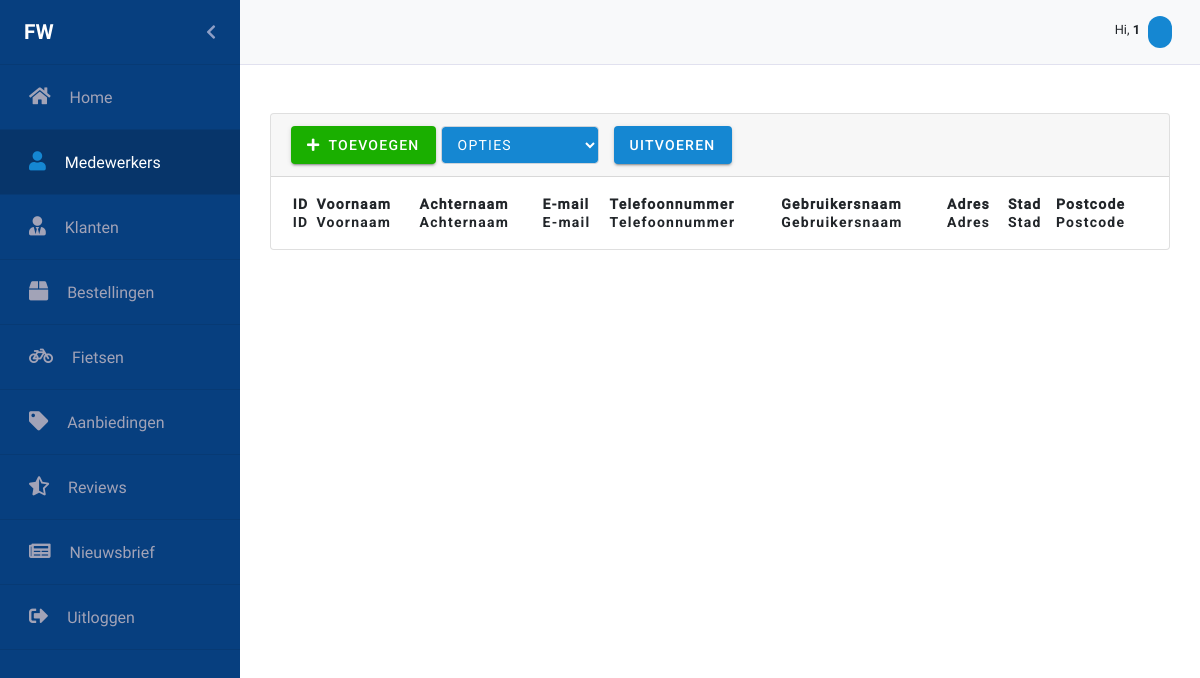
/medewerkers.php, run on an earlier commit of the app's database.
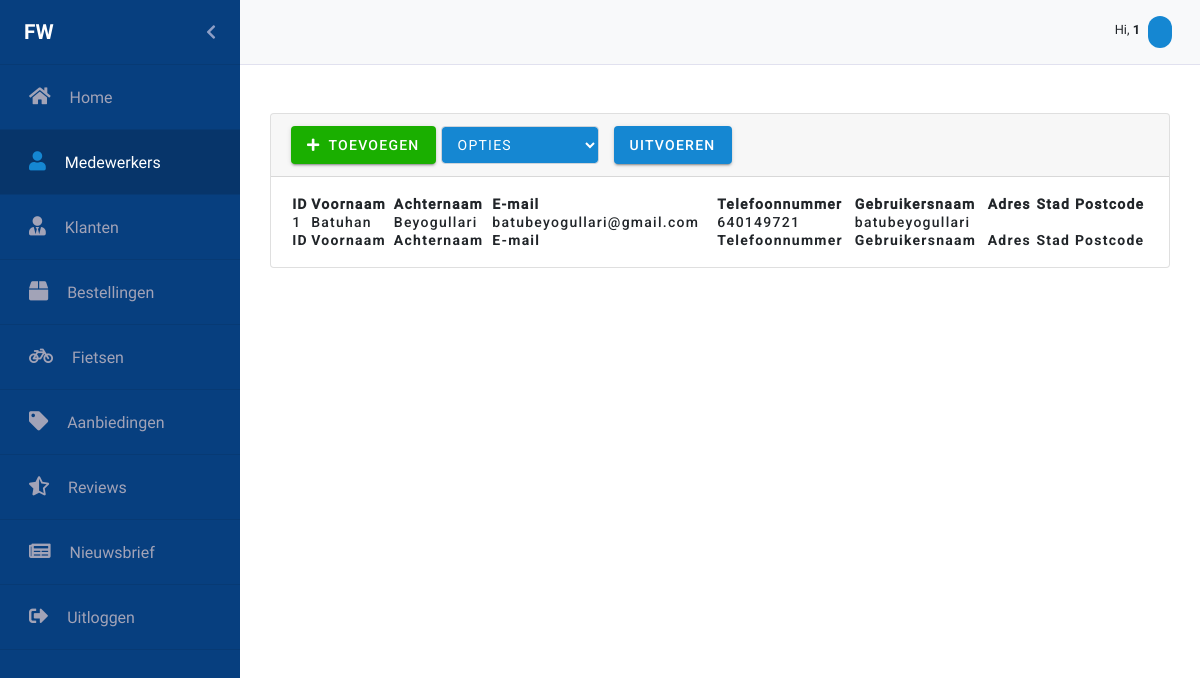
And on a later commit of the database.
### tables this page shows
CREATE TABLE `employees` (
  `id` int(11) NOT NULL,
  `username` varchar(50) NOT NULL,
  `first_name` varchar(30) NOT NULL,
  `last_name` varchar(30) NOT NULL,
  `adress` varchar(60) NOT NULL,
  `city` varchar(45) NOT NULL,
  `zip_code` varchar(6) NOT NULL,
  `email` varchar(60) NOT NULL,
  `email_verified` tinyint(1) NOT NULL,
  `phone` int(11) NOT NULL,
  `password` varchar(255) NOT NULL,
  `invite_code` varchar(40) NOT NULL,
  `register_date` datetime NOT NULL,
  `remember_me` varchar(80) NOT NULL,
  `last_login` datetime NOT NULL
);

### medewerkers.php (the view, shortened to what the changed rows need)
<?php
require_once("Controllers/dbconnect.php");
$records = $con->query("SELECT * FROM employees");
?>
<html lang="en">
<head>
    <link rel="stylesheet" href="https://stackpath.bootstrapcdn.com/bootstrap/4.3.1/css/bootstrap.min.css"
>
    <link rel="stylesheet" href="https://use.fontawesome.com/releases/v5.8.2/css/all.css"
          type='text/css' media='all'>
    <link href="css/Material/material-components-web.min.css" rel="stylesheet">
    <link rel="stylesheet" href="scss/backend.css">
    <link rel="stylesheet" type="text/css" href="css/Datatable/select.dataTables.min.css">
    <link rel="stylesheet" type="text/css" href="css/Datatable/datatables.min.css"/>
    <link rel="stylesheet" type="text/css" href="css/Animate/animate.css">
</head>
<body>
<div id="wrapper" class="toggled">
    <div class="row gebruikers">
        <div class="card text-black mb-5 mt-5">
            <div id="datatable-card" class="card-body-table">
                <table id="medewerkers" class="table-card" style="width:100%">
                    <thead>
                    <tr>
                        <th></th>
                        <th>ID</th>
                        <th>Voornaam</th>
                        <th>Achternaam</th>
                        <th>E-mail</th>
                        <th>Telefoonnummer</th>
                        <th>Gebruikersnaam</th>
                        <th>Adres</th>
                        <th>Stad</th>
                        <th>Postcode</th>
                    </tr>
                    </thead>
                    <tbody>
                    <?php
                    while ($row = mysqli_fetch_array($records)) {
                        ?>
                        <tr>
                            <td></td>
                            <td><?php echo $row['id'] ?></td>
                            <td><?php echo $row['first_name'] ?></td>
                            <td><?php echo $row['last_name'] ?></td>
                            <td><?php echo $row['email'] ?></td>
                            <td><?php echo $row['phone'] ?></td>
                            <td><?php echo $row['username'] ?></td>
                            <td><?php echo $row['adress'] ?></td>
                            <td><?php echo $row['city'] ?></td>
                            <td><?php echo $row['zip_code'] ?></td>
                        </tr>
                        <?php
                    }
                    ?>
                    </tbody>
                    <tfoot>
                    <tr>
                        <th></th>
                        <th>ID</th>
                        <th>Voornaam</th>
                        <th>Achternaam</th>
                        <th>E-mail</th>
                        <th>Telefoonnummer</th>
                        <th>Gebruikersnaam</th>
                        <th>Adres</th>
                        <th>Stad</th>
                        <th>Postcode</th>
                    </tr>
                    </tfoot>
                </table>
            </div>
        </div>
    </div>
</div>
</body>
</html>

What changed in the data, as far as the page shows it:
added employees: id "1", first_name "Batuhan", last_name "Beyogullari", email "batubeyogullari@gmail.com", phone "640149721", username "batubeyogullari"
